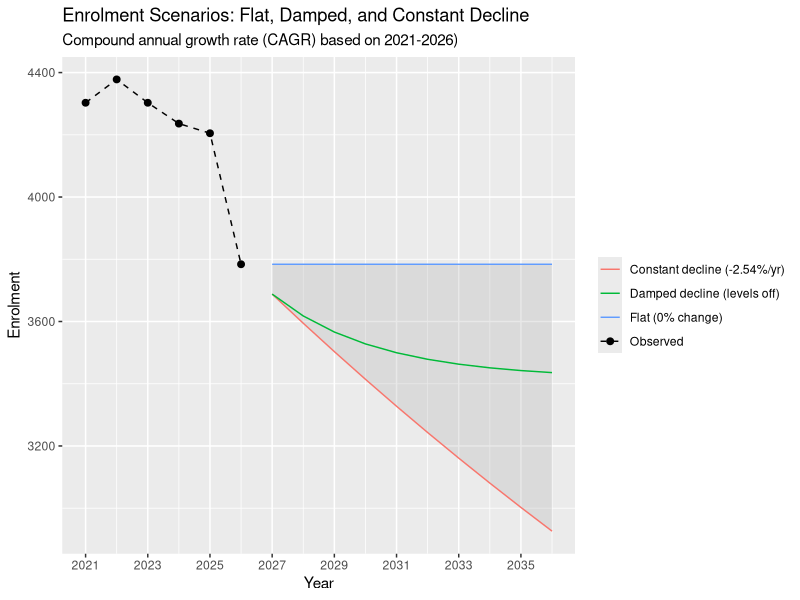
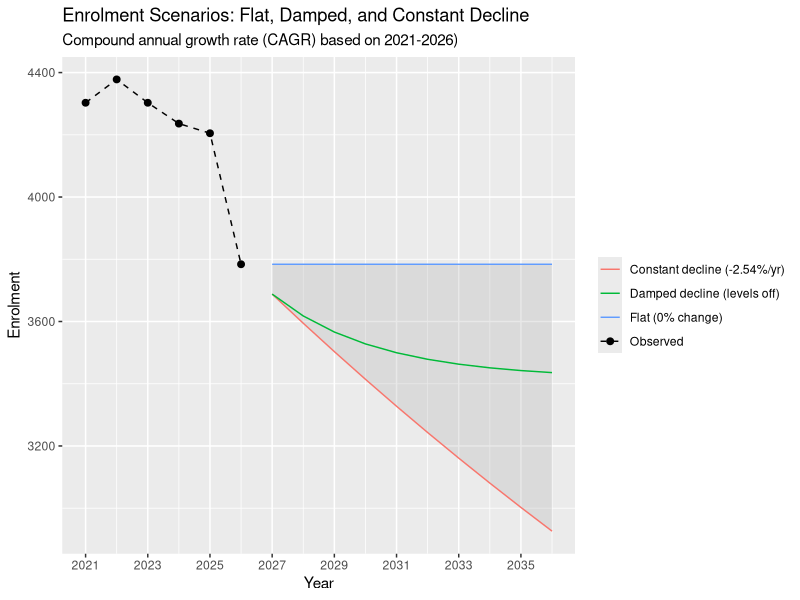

Write the R code that produced these figures, in order.
library(tidyverse)

# ---- Historical data ----
enroll2 <- tibble(
  year = 2021:2026,
  enrolment = c(4303, 4378, 4303, 4236, 4205, 3784)
)

# Full data (2021-2026) is now used for trend estimation, including the
# steep -10.0% YoY drop in 2026. This makes the projected decline more
# pessimistic than excluding 2026 would.

# ---- Compute historical CAGR (2021-2026) ----
last_year2 <- max(enroll2$year)
last_value2 <- enroll2$enrolment[enroll2$year == last_year2]

cagr2 <- (last_value2 / enroll2$enrolment[enroll2$year == min(enroll2$year)])^
  (1 / (nrow(enroll2) - 1)) - 1

# ---- Scenario 1: Flat (enrolment holds at 2026 level) ----
n_years <- 10

scenario_flat2 <- tibble(year = (last_year2 + 1):(last_year2 + n_years)) |>
  mutate(enrolment = last_value2)

# ---- Scenario 2: Constant decline (CAGR applied indefinitely) ----
scenario_moderate2 <- tibble(year = (last_year2 + 1):(last_year2 + n_years)) |>
  mutate(n = row_number(), enrolment = last_value2 * (1 + cagr2)^n) |>
  select(year, enrolment)

# ---- Scenario 3: Damped decline (decline rate tapers toward 0) ----
# phi < 1 shrinks the decline rate applied each successive year, so the
# trajectory levels off rather than compounding indefinitely. phi is a
# modeling assumption, not estimated from data.
phi <- 0.75

damped2 <- tibble(n = 1:n_years) |>
  mutate(
    year = last_year2 + n,
    rate = cagr2 * (phi^(n - 1)),
    cum_factor = cumprod(1 + rate),
    enrolment = last_value2 * cum_factor
  ) |>
  select(year, enrolment)

# ---- Combine scenarios ----
const_label2 <- paste0("Constant decline (", round(cagr2 * 100, 2), "%/yr)")

scenarios_all2 <- bind_rows(
  scenario_flat2 |> mutate(scenario = "Flat (0% change)"),
  damped2 |> mutate(scenario = "Damped decline (levels off)"),
  scenario_moderate2 |> mutate(scenario = const_label2)
)

scenarios_wide2 <- scenarios_all2 |>
  pivot_wider(names_from = scenario, values_from = enrolment)

# ---- Plot ----
p2 <- ggplot() +
  geom_ribbon(
    data = scenarios_wide2,
    aes(
      x = year,
      ymin = .data[[const_label2]],
      ymax = `Flat (0% change)`
    ),
    fill = "grey70",
    alpha = 0.3
  ) +
  geom_line(
    data = enroll2,
    aes(x = year, y = enrolment, color = "Observed"),
    linetype = "dashed"
  ) +
  geom_point(
    data = enroll2,
    aes(x = year, y = enrolment, color = "Observed"),
    size = 2
  ) +
  geom_line(
    data = scenarios_all2,
    aes(x = year, y = enrolment, color = scenario)
  ) +
  scale_color_manual(
    values = setNames(
      c("black", "#619CFF", "#00BA38", "#F8766D"),
      c("Observed", "Flat (0% change)", "Damped decline (levels off)", const_label2)
    )
  ) +
  scale_x_continuous(
    breaks = seq(min(enroll2$year), max(scenarios_all2$year), by = 2)
  ) +
  labs(
    x = "Year",
    y = "Enrolment",
    color = NULL,
    title = "Enrolment Scenarios: Flat, Damped, and Constant Decline",
    subtitle = "Compound annual growth rate (CAGR) based on 2021-2026)"
  )

p2

ggsave(
  "hnvs-enrollment/enrolment_scenario_plot_2.png",
  plot = p2,
  width = 9,
  height = 6,
  dpi = 300
)
